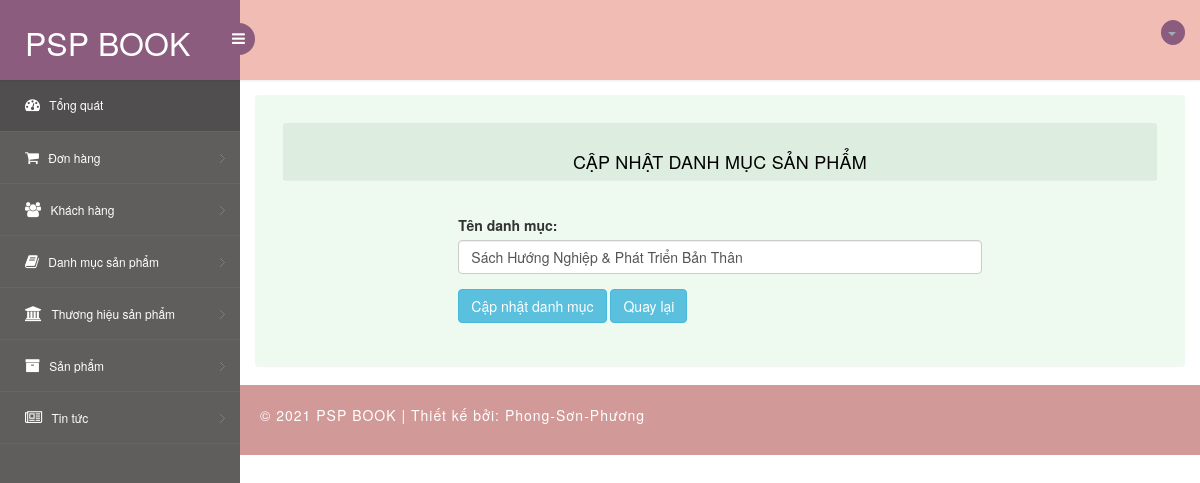
The app's page /Admin/suadanhmuc.php?suadanhmuc_id=3, older data.
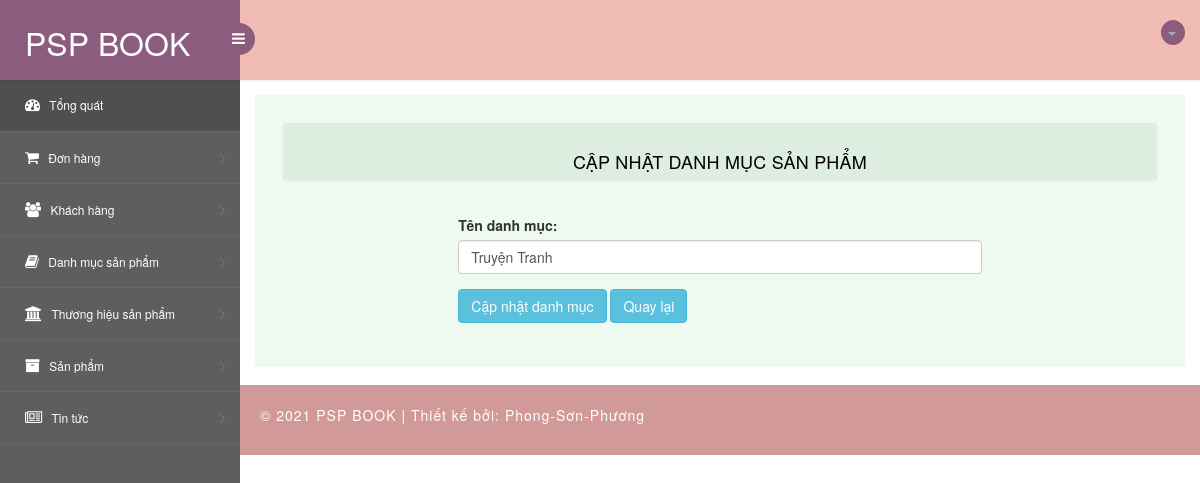
The same page, newer data.
### tables this page shows
CREATE TABLE `tbl_category` (
  `category_id` int(11) NOT NULL,
  `category_name` varchar(100) NOT NULL
);

### Admin/suadanhmuc.php (the view, shortened to what this page needs)
<?php
include('../database/connectdb.php');
?>
<?php
if(isset($_GET['suadanhmuc_id']))
{
    $sql_query =mysqli_query($con, "SELECT * FROM tbl_category WHERE category_id=".$_GET['suadanhmuc_id']);
    $sql_kq = mysqli_fetch_array($sql_query);
}
        ?>
<!DOCTYPE html>
<head>
<link rel="stylesheet" href="css/bootstrap.min.css" >
<link href="css/style.css" rel='stylesheet' type='text/css' />
<link href="css/style-responsive.css" rel="stylesheet"/>
<link href="css/bootstrap.min.css" rel="stylesheet" type="text/css" media="all"/>
<link rel="stylesheet" href="css/font.css" type="text/css"/>
<link href="css/font-awesome.css" rel="stylesheet">
<link rel="stylesheet" href="css/morris.css" type="text/css"/>
<link rel="stylesheet" href="css/monthly.css">
</head>
<body>
<?php
include('include/header.php') ;
include('include/aside.php') ;
?>
<section id="main-content">
	<section class="wrapper">
        <div class="form-w3layouts">
            <div class="row">
                <div class="col-lg-12">
                    <section class="panel">
                        <header class="panel-heading">Cập nhật danh mục sản phẩm</header>
                    </section>
                    <div class="panel-body">
                        <div class="position-center">
                            <form role="form" action="#" method="POST">
                                <div class="form-group">
                                    <label for="exampleInputEmail1">Tên danh mục:</label>
                                    <input type="text" value="<?php echo $sql_kq['category_name'] ?>" class="form-control" name="category_product_name" id="exampleInputEmail1" placeholder="tên danh mục">
                                </div>
                                <button type="submit" name="update_category" class="btn btn-info">Cập nhật danh mục</button>
                                <button type="submit" name="btn-thoat" class="btn btn-info">Quay lại</button>
                            </form>
                        </div>
                    </div>
                </div>
            </div>
        </div>
</section>
<div class="footer">
    <div class="wthree-copyright">
        <p>© 2021 PSP BOOK | Thiết kế bởi: Phong-Sơn-Phương</p>
    </div>
</div>
</section>
</body>
</html>

Row changes from the older to the newer data that the page shows:
changed tbl_category: category_product_name "Sách Hướng Nghiệp & Phát Triển Bản Thân" → "Truyện Tranh"
